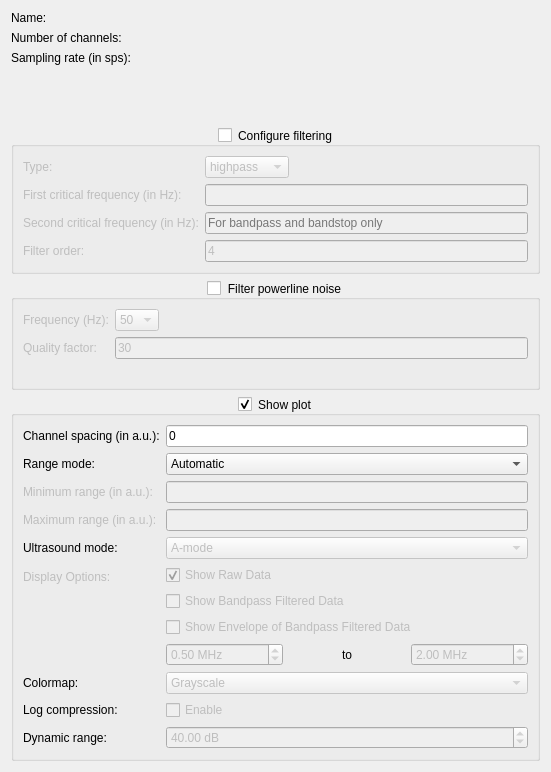
<?xml version="1.0" encoding="UTF-8"?>
<ui version="4.0">
 <class>SignalConfigWidget</class>
 <widget class="QWidget" name="SignalConfigWidget">
  <property name="geometry">
   <rect>
    <x>0</x>
    <y>0</y>
    <width>551</width>
    <height>772</height>
   </rect>
  </property>
  <property name="windowTitle">
   <string>Signal Configuration</string>
  </property>
  <layout class="QVBoxLayout" name="verticalLayout" stretch="0,0,0,0">
   <item>
    <layout class="QFormLayout" name="formLayout1">
     <property name="fieldGrowthPolicy">
      <enum>QFormLayout::FieldGrowthPolicy::ExpandingFieldsGrow</enum>
     </property>
     <item row="0" column="0">
      <widget class="QLabel" name="label1">
       <property name="text">
        <string>Name:</string>
       </property>
      </widget>
     </item>
     <item row="0" column="1">
      <widget class="QLabel" name="sigNameLabel">
       <property name="text">
        <string/>
       </property>
      </widget>
     </item>
     <item row="1" column="0">
      <widget class="QLabel" name="label2">
       <property name="text">
        <string>Number of channels:</string>
       </property>
      </widget>
     </item>
     <item row="1" column="1">
      <widget class="QLabel" name="nChLabel">
       <property name="text">
        <string/>
       </property>
      </widget>
     </item>
     <item row="2" column="0">
      <widget class="QLabel" name="label3">
       <property name="text">
        <string>Sampling rate (in sps):</string>
       </property>
      </widget>
     </item>
     <item row="2" column="1">
      <widget class="QLabel" name="freqLabel">
       <property name="text">
        <string/>
       </property>
      </widget>
     </item>
    </layout>
   </item>
   <item>
    <widget class="QGroupBox" name="filterGroupBox">
     <property name="toolTip">
      <string>Only for visualization, the raw signal will be saved to file</string>
     </property>
     <property name="title">
      <string>Configure filtering</string>
     </property>
     <property name="alignment">
      <set>Qt::AlignmentFlag::AlignCenter</set>
     </property>
     <property name="checkable">
      <bool>true</bool>
     </property>
     <property name="checked">
      <bool>false</bool>
     </property>
     <layout class="QFormLayout" name="formLayout3">
      <property name="fieldGrowthPolicy">
       <enum>QFormLayout::FieldGrowthPolicy::ExpandingFieldsGrow</enum>
      </property>
      <item row="0" column="0">
       <widget class="QLabel" name="label4">
        <property name="frameShape">
         <enum>QFrame::Shape::NoFrame</enum>
        </property>
        <property name="text">
         <string>Type:</string>
        </property>
       </widget>
      </item>
      <item row="0" column="1">
       <widget class="QComboBox" name="filtTypeComboBox">
        <item>
         <property name="text">
          <string>highpass</string>
         </property>
        </item>
        <item>
         <property name="text">
          <string>lowpass</string>
         </property>
        </item>
        <item>
         <property name="text">
          <string>bandpass</string>
         </property>
        </item>
        <item>
         <property name="text">
          <string>bandstop</string>
         </property>
        </item>
       </widget>
      </item>
      <item row="1" column="0">
       <widget class="QLabel" name="label5">
        <property name="text">
         <string>First critical frequency (in Hz):</string>
        </property>
       </widget>
      </item>
      <item row="1" column="1">
       <widget class="QLineEdit" name="freq1TextField">
        <property name="toolTip">
         <string/>
        </property>
        <property name="placeholderText">
         <string/>
        </property>
       </widget>
      </item>
      <item row="2" column="0">
       <widget class="QLabel" name="label6">
        <property name="text">
         <string>Second critical frequency (in Hz):</string>
        </property>
       </widget>
      </item>
      <item row="2" column="1">
       <widget class="QLineEdit" name="freq2TextField">
        <property name="enabled">
         <bool>false</bool>
        </property>
        <property name="toolTip">
         <string/>
        </property>
        <property name="placeholderText">
         <string>For bandpass and bandstop only</string>
        </property>
       </widget>
      </item>
      <item row="3" column="0">
       <widget class="QLabel" name="label7">
        <property name="text">
         <string>Filter order:</string>
        </property>
       </widget>
      </item>
      <item row="3" column="1">
       <widget class="QLineEdit" name="filtOrderTextField">
        <property name="toolTip">
         <string>Integer between 1 and 10</string>
        </property>
        <property name="text">
         <string>4</string>
        </property>
        <property name="placeholderText">
         <string/>
        </property>
       </widget>
      </item>
     </layout>
    </widget>
   </item>
   <item>
    <widget class="QGroupBox" name="notchFilterGroupBox">
     <property name="toolTip">
      <string>Only for visualization, the raw signal will be saved to file</string>
     </property>
     <property name="title">
      <string>Filter powerline noise</string>
     </property>
     <property name="alignment">
      <set>Qt::AlignmentFlag::AlignCenter</set>
     </property>
     <property name="checkable">
      <bool>true</bool>
     </property>
     <property name="checked">
      <bool>false</bool>
     </property>
     <layout class="QFormLayout" name="formLayout4">
      <property name="fieldGrowthPolicy">
       <enum>QFormLayout::FieldGrowthPolicy::ExpandingFieldsGrow</enum>
      </property>
      <item row="0" column="0">
       <widget class="QLabel" name="label8">
        <property name="text">
         <string>Frequency (Hz):</string>
        </property>
       </widget>
      </item>
      <item row="0" column="1">
       <widget class="QComboBox" name="notchFreqComboBox">
        <item>
         <property name="text">
          <string>50</string>
         </property>
        </item>
        <item>
         <property name="text">
          <string>60</string>
         </property>
        </item>
       </widget>
      </item>
      <item row="1" column="0">
       <widget class="QLabel" name="label9">
        <property name="text">
         <string>Quality factor:</string>
        </property>
       </widget>
      </item>
      <item row="1" column="1">
       <widget class="QLineEdit" name="qFactorTextField">
        <property name="toolTip">
         <string>Integer between 10 and 50</string>
        </property>
        <property name="text">
         <string>30</string>
        </property>
       </widget>
      </item>
     </layout>
    </widget>
   </item>
   <item>
    <widget class="QGroupBox" name="plotGroupBox">
     <property name="toolTip">
      <string/>
     </property>
     <property name="title">
      <string>Show plot</string>
     </property>
     <property name="alignment">
      <set>Qt::AlignmentFlag::AlignCenter</set>
     </property>
     <property name="flat">
      <bool>false</bool>
     </property>
     <property name="checkable">
      <bool>true</bool>
     </property>
     <property name="checked">
      <bool>true</bool>
     </property>
     <layout class="QFormLayout" name="formLayout">
      <item row="0" column="0">
       <widget class="QLabel" name="label10">
        <property name="text">
         <string>Channel spacing (in a.u.):</string>
        </property>
       </widget>
      </item>
      <item row="2" column="0">
       <widget class="QLabel" name="label11">
        <property name="text">
         <string>Range mode:</string>
        </property>
       </widget>
      </item>
      <item row="4" column="0">
       <widget class="QLabel" name="label12">
        <property name="enabled">
         <bool>false</bool>
        </property>
        <property name="text">
         <string>Minimum range (in a.u.):</string>
        </property>
       </widget>
      </item>
      <item row="6" column="0">
       <widget class="QLabel" name="label13">
        <property name="enabled">
         <bool>false</bool>
        </property>
        <property name="text">
         <string>Maximum range (in a.u.):</string>
        </property>
       </widget>
      </item>
      <item row="8" column="0">
       <widget class="QLabel" name="label14">
        <property name="text">
         <string>Ultrasound mode:</string>
        </property>
       </widget>
      </item>
      <item row="9" column="0">
       <widget class="QLabel" name="label15">
        <property name="enabled">
         <bool>false</bool>
        </property>
        <property name="text">
         <string>Display Options:</string>
        </property>
       </widget>
      </item>
      <item row="9" column="1">
       <layout class="QVBoxLayout" name="usProcessingModeLayout">
        <item>
         <widget class="QCheckBox" name="showRawCheckBox">
          <property name="enabled">
           <bool>false</bool>
          </property>
          <property name="text">
           <string>Show Raw Data</string>
          </property>
          <property name="checked">
           <bool>true</bool>
          </property>
         </widget>
        </item>
        <item>
         <widget class="QCheckBox" name="showFilteredCheckBox">
          <property name="enabled">
           <bool>false</bool>
          </property>
          <property name="text">
           <string>Show Bandpass Filtered Data</string>
          </property>
         </widget>
        </item>
        <item>
         <widget class="QCheckBox" name="showEnvelopeCheckBox">
          <property name="enabled">
           <bool>false</bool>
          </property>
          <property name="text">
           <string>Show Envelope of Bandpass Filtered Data</string>
          </property>
         </widget>
        </item>
        <item>
         <layout class="QHBoxLayout">
          <item>
           <widget class="QDoubleSpinBox" name="lowFreqSpinBox">
            <property name="enabled">
             <bool>false</bool>
            </property>
            <property name="suffix">
             <string> MHz</string>
            </property>
            <property name="minimum">
             <double>0.000000000000000</double>
            </property>
            <property name="maximum">
             <double>50.000000000000000</double>
            </property>
            <property name="singleStep">
             <double>0.050000000000000</double>
            </property>
            <property name="value">
             <double>0.500000000000000</double>
            </property>
           </widget>
          </item>
          <item alignment="Qt::AlignmentFlag::AlignHCenter">
           <widget class="QLabel" name="label">
            <property name="text">
             <string>to</string>
            </property>
           </widget>
          </item>
          <item>
           <widget class="QDoubleSpinBox" name="highFreqSpinBox">
            <property name="enabled">
             <bool>false</bool>
            </property>
            <property name="suffix">
             <string> MHz</string>
            </property>
            <property name="minimum">
             <double>0.000000000000000</double>
            </property>
            <property name="maximum">
             <double>50.000000000000000</double>
            </property>
            <property name="singleStep">
             <double>0.050000000000000</double>
            </property>
            <property name="value">
             <double>2.000000000000000</double>
            </property>
           </widget>
          </item>
         </layout>
        </item>
       </layout>
      </item>
      <item row="0" column="1">
       <widget class="QLineEdit" name="chSpacingTextField">
        <property name="toolTip">
         <string>Spacing between the channels in the signal unit (only for multi-channel signals)</string>
        </property>
        <property name="text">
         <string>0</string>
        </property>
        <property name="placeholderText">
         <string/>
        </property>
       </widget>
      </item>
      <item row="2" column="1">
       <widget class="QComboBox" name="rangeModeComboBox">
        <item>
         <property name="text">
          <string>Automatic</string>
        </property>
        </item>
        <item>
         <property name="text">
          <string>Manual</string>
         </property>
        </item>
       </widget>
      </item>
      <item row="4" column="1">
       <widget class="QLineEdit" name="minRangeTextField">
        <property name="enabled">
         <bool>false</bool>
        </property>
       </widget>
      </item>
      <item row="6" column="1">
       <widget class="QLineEdit" name="maxRangeTextField">
        <property name="enabled">
         <bool>false</bool>
        </property>
       </widget>
      </item>
      <item row="8" column="1">
       <widget class="QComboBox" name="ultrasoundModeComboBox">
        <property name="enabled">
         <bool>false</bool>
        </property>
        <item>
         <property name="text">
          <string>A-mode</string>
         </property>
        </item>
        <item>
         <property name="text">
          <string>M-Mode</string>
         </property>
        </item>
       </widget>
      </item>
      <item row="10" column="0">
       <widget class="QLabel" name="label16">
        <property name="text">
         <string>Colormap:</string>
        </property>
       </widget>
      </item>
      <item row="10" column="1">
       <widget class="QComboBox" name="mmodeColormapComboBox">
        <property name="enabled">
         <bool>false</bool>
        </property>
        <item>
         <property name="text">
          <string>Grayscale</string>
         </property>
        </item>
        <item>
         <property name="text">
          <string>Viridis</string>
         </property>
        </item>
       </widget>
      </item>
      <item row="12" column="0">
       <widget class="QLabel" name="label17">
        <property name="text">
         <string>Log compression:</string>
        </property>
       </widget>
      </item>
      <item row="12" column="1">
       <widget class="QCheckBox" name="mmodeLogCompressionCheckBox">
        <property name="enabled">
         <bool>false</bool>
        </property>
        <property name="text">
         <string>Enable</string>
        </property>
       </widget>
      </item>
      <item row="14" column="0">
       <widget class="QLabel" name="label18">
        <property name="text">
         <string>Dynamic range:</string>
        </property>
       </widget>
      </item>
      <item row="14" column="1">
       <widget class="QDoubleSpinBox" name="mmodeDynamicRangeSpinBox">
        <property name="enabled">
         <bool>false</bool>
        </property>
        <property name="suffix">
         <string> dB</string>
        </property>
        <property name="minimum">
         <double>10.000000000000000</double>
        </property>
        <property name="maximum">
         <double>80.000000000000000</double>
        </property>
        <property name="value">
         <double>40.000000000000000</double>
        </property>
       </widget>
      </item>
     </layout>
    </widget>
   </item>
  </layout>
 </widget>
 <tabstops>
  <tabstop>filterGroupBox</tabstop>
  <tabstop>filtTypeComboBox</tabstop>
  <tabstop>freq1TextField</tabstop>
  <tabstop>freq2TextField</tabstop>
  <tabstop>filtOrderTextField</tabstop>
  <tabstop>notchFilterGroupBox</tabstop>
  <tabstop>notchFreqComboBox</tabstop>
  <tabstop>qFactorTextField</tabstop>
  <tabstop>plotGroupBox</tabstop>
  <tabstop>chSpacingTextField</tabstop>
  <tabstop>rangeModeComboBox</tabstop>
  <tabstop>minRangeTextField</tabstop>
  <tabstop>maxRangeTextField</tabstop>
 </tabstops>
 <resources/>
 <connections/>
</ui>
